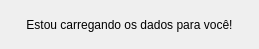
<?xml version="1.0" encoding="UTF-8"?>
<ui version="4.0">
 <class>fm_carregando</class>
 <widget class="QDialog" name="fm_carregando">
  <property name="geometry">
   <rect>
    <x>0</x>
    <y>0</y>
    <width>259</width>
    <height>49</height>
   </rect>
  </property>
  <property name="windowTitle">
   <string>Carregando</string>
  </property>
  <layout class="QGridLayout" name="gridLayout">
   <item row="0" column="0">
    <widget class="QLabel" name="label">
     <property name="text">
      <string>Estou carregando os dados para você!</string>
     </property>
     <property name="alignment">
      <set>Qt::AlignCenter</set>
     </property>
    </widget>
   </item>
  </layout>
 </widget>
 <resources/>
 <connections/>
</ui>
